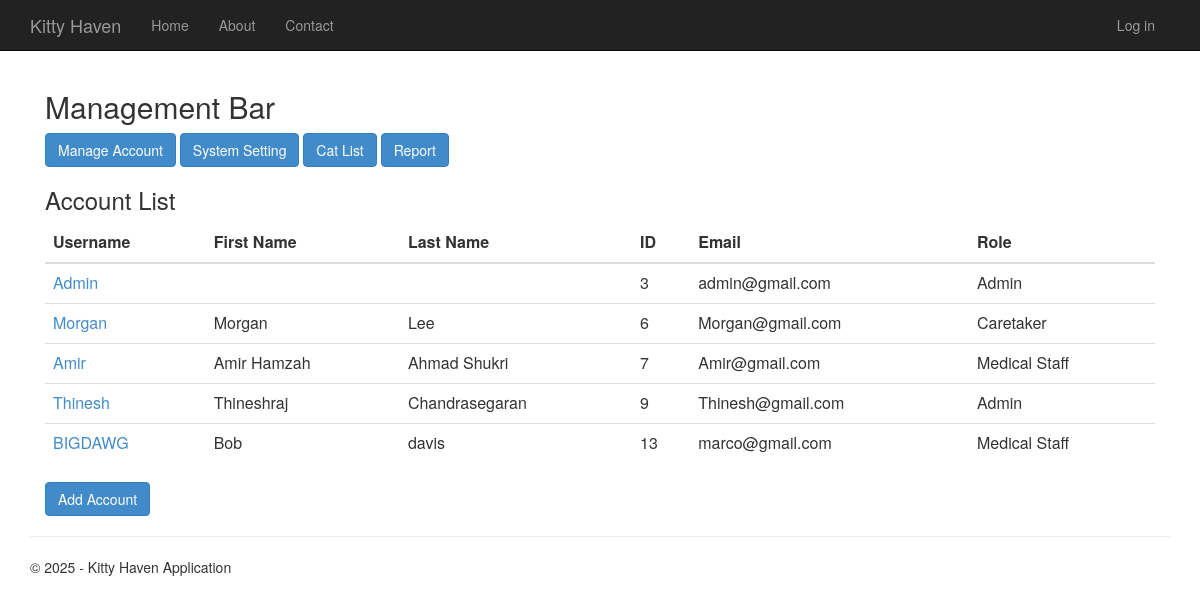
The page /menu on the database as committed earlier.
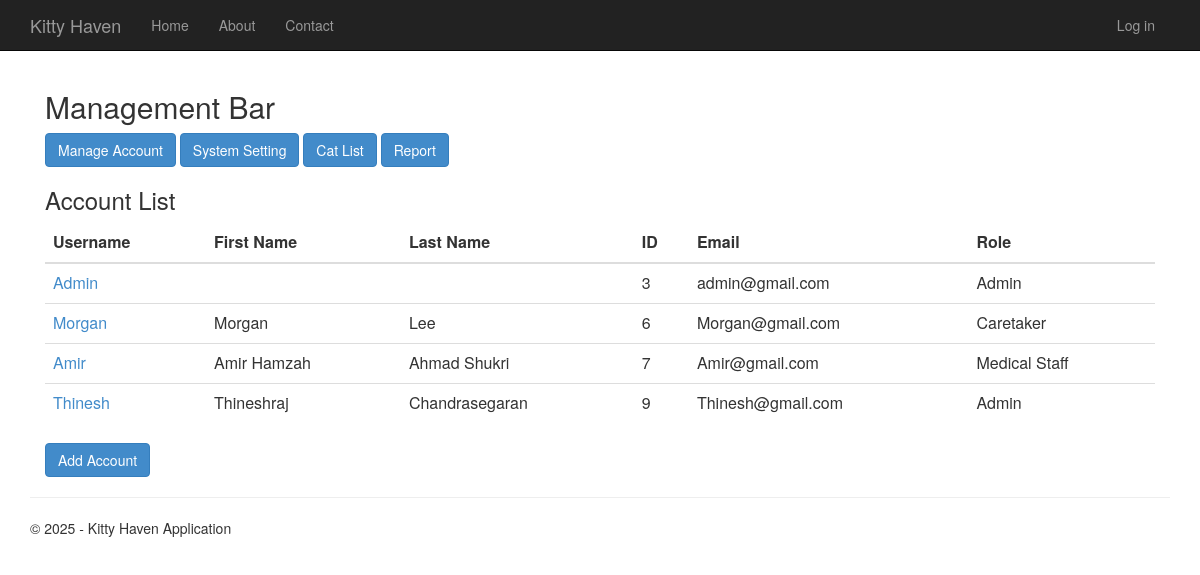
The same page on the database as committed later.
### app/models.py (models this page shows, shortened)
class Account(AbstractUser):
    RegistrationDate = models.DateField(auto_now_add=True)
    groups = models.ManyToManyField(Group, related_name="account_users", blank=True)
    user_permissions = models.ManyToManyField(Permission, related_name="account_users", blank=True)
    class Meta:
        app_label = "app"

### app/views.py (the view)
# urls.py: re_path(r'^menu$', main_views.menu, name='menu'),
def menu(request):
    if request.user.groups.filter(name="Medical Staff").exists():
        return redirect('medical_cat_list')  # Redirect Medical Staff
    if request.user.groups.filter(name="Caretaker").exists():
        return redirect('caretaker_duty_panel')  # Redirect Caretakers
    users = Account.objects.all()
    context = {
        'title': 'Main Menu',
        'year': datetime.now().year,
        'users': users,
        'user': request.user
    }
    return render(request, 'app/menu.html', context)

### app/templates/app/menu.html
﻿{% extends "app/layout.html" %}
{% block content %}
<div class="container border p-4">
    <h2 class="fw-bold border-bottom pb-2">Management Bar</h2>
    <div class="d-flex justify-content-between align-items-center mb-3">
        <div>
            <a href="{% url 'menu' %}" class="btn btn-primary">Manage Account</a>
            <a href="{% url 'system_settings' %}" class="btn btn-primary"> System Setting</a>
            <a href="{% url 'cat_list' %}" class="btn btn-primary"> Cat List</a>
            <a href="{% url 'report' %}" class="btn btn-primary">Report</a>
        </div>
    </div>
    <h3 class="fw-bold">Account List</h3>
<div class="table-responsive">
    <table class="table">
    <thead>
        <tr>
            <th>Username</th>
            <th>First Name</th>
            <th>Last Name</th>
            <th>ID</th>
            <th>Email</th>
            <th>Role</th>
        </tr>
    </thead>
    <tbody>
        {% for user in users %}
        <tr>
                <td>
                        <a href="{% url 'configure_account' user.id %}" class="text-decoration-none">
                         {{ user.username }}
                            </a>
                </td>
            <td>{{ user.first_name }}</td>
             <td>{{user.last_name}}</td>
            <td>{{ user.id }}</td>
            <td>{{ user.email }}</td>
            <td>
                {% if user.is_staff %}
                    Admin
                {% else %}
                    {% if user.groups.all %}
                        {{ user.groups.first.name }}
                    {% else %}
                        No Group
                    {% endif %}
                {% endif %}
            </td>
        </tr>
        {% empty %}
        <tr>
            <td colspan="6" class="text-center">No users found</td>
        </tr>
        {% endfor %}
    </tbody>
</table>
</div>
    <div class="mt-3">
    <a href="{% url 'create_account' %}" class="btn btn-primary">Add Account</a>
</div>
</div>
{% endblock %}

Rows that differ between the two databases and show on the page:
removed Account: username "BIGDAWG", first_name "Bob", last_name "davis", id "13", email "marco@gmail.com", groups.first.name "Medical Staff"
